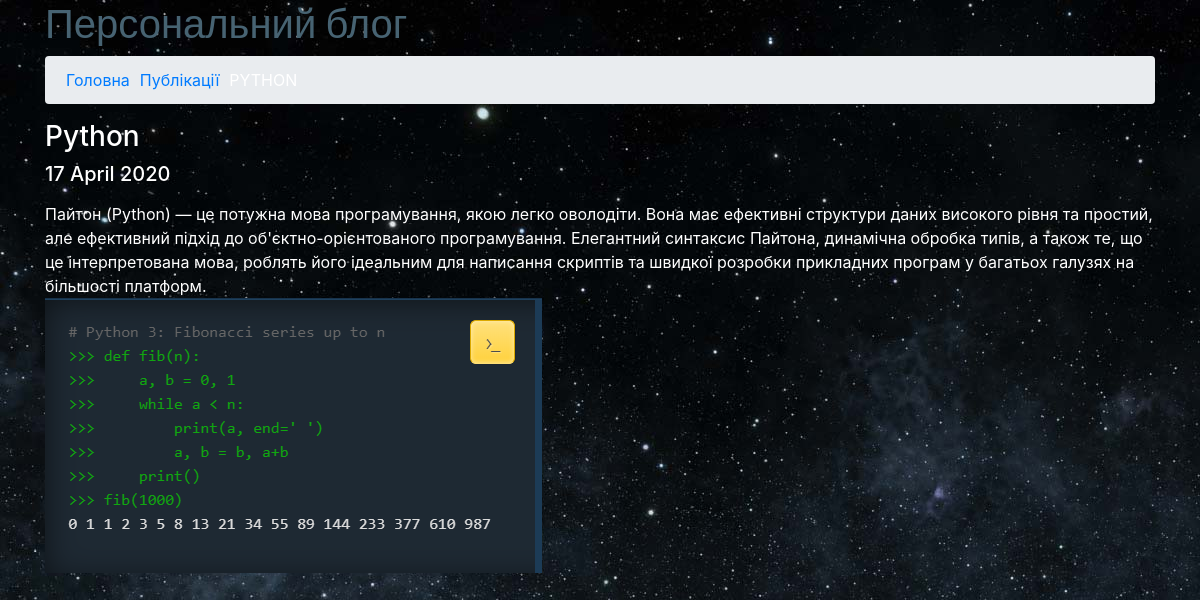
The app's page /articles/2020/04/17/py with its own data.
### app_blog/models.py (models this page shows, shortened)
class Article(models.Model):
    title = models.CharField(u'Заголовок', max_length=250,
                             help_text=u'Максимум 250 символів')
    description = models.TextField(blank=True, verbose_name=u'Опис')
    pub_date = models.DateTimeField(u'Дата публікації',
                                    default=timezone.now)
    slug = models.SlugField(u'Слаг', unique_for_date='pub_date')
    main_page = models.BooleanField(u'Головна', default=False,
                                    help_text=u'Показувати на головній сторінці')
    category = models.ForeignKey(Category, related_name='articles', blank=True,
                                 null=True, verbose_name=u'Категорія',
                                 on_delete=models.CASCADE)
    objects = models.Manager()
    class Meta:
        ordering = ['-pub_date']
        verbose_name = u'Стаття'
        verbose_name_plural = u'Статті'

class ArticleImage(models.Model):
    article = models.ForeignKey(Article, verbose_name=u'Стаття',
                                related_name='images',
                                on_delete=models.CASCADE)
    image = models.ImageField(u'Фото', upload_to='photos')
    title = models.CharField(u'Заголовок', max_length=250,
                             help_text=u'Максимум 250 символів', blank=True)
    class Meta:
        verbose_name = u'Фото для статті'
        verbose_name_plural = u'Фото для статті'

### app_blog/views.py (the view)
class ArticleDetail(DateDetailView):
    model = Article
    template_name = 'article_detail.html'
    context_object_name = 'item'
    date_field = 'pub_date'
    query_pk_and_slug = True
    month_format = '%m'
    allow_future = True
    def get_context_data(self, *args, **kwargs):
        context = super(ArticleDetail, self).get_context_data(*args, **kwargs)
        try:
            context['images'] = context['item'].images.all()
        except:
            pass
        return context

### app_blog/templates/article_detail.html (shortened to what this page needs)
{% extends "base.html" %}
{% load static %}
{% block content %}{% endblock %}

### app_blog/static/css/main.css (style rules this page uses)
body > div > div > ol > li { margin: 0 5px; }
body { background-image: url('../img/bg.jpg'); background-repeat: repeat-y; }

### records on screen
Article: title+pub_date+description "Головна Публікації PYTHON Python 17 April 2020 Пайтон (Python) — це потужна мова програмування, якою легко оволодіти. Вона має ефективні структури даних високого рівня та простий, але ефективний підхід до об'єктно-орієнтованого програмування. Елегантний синтаксис Пайтона, динамічна обробка типів, а також те, що це інтерпретована мова, роблять його ідеальним для написання скриптів та швидкої розробки прикладних програм у багатьох галузях на більшості платформ.", title+pub_date+description (picture)
